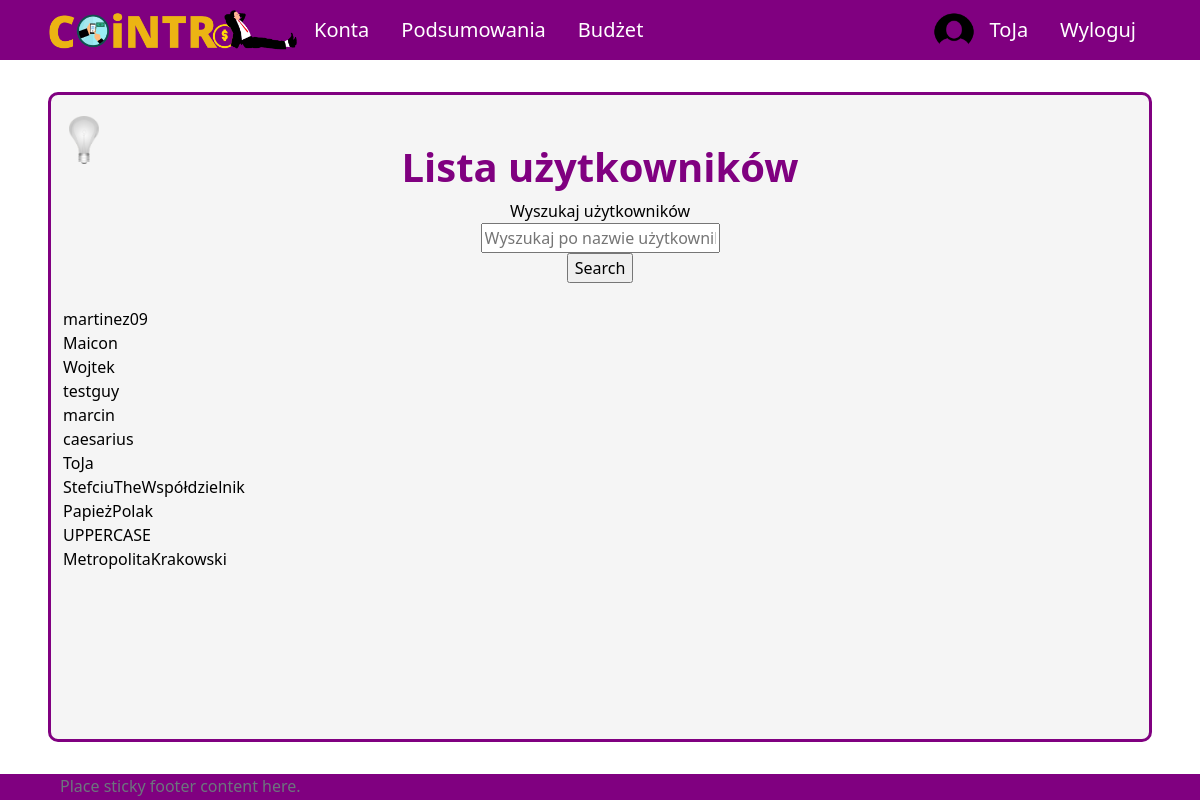
The app's page /profiles (signed in), older data.
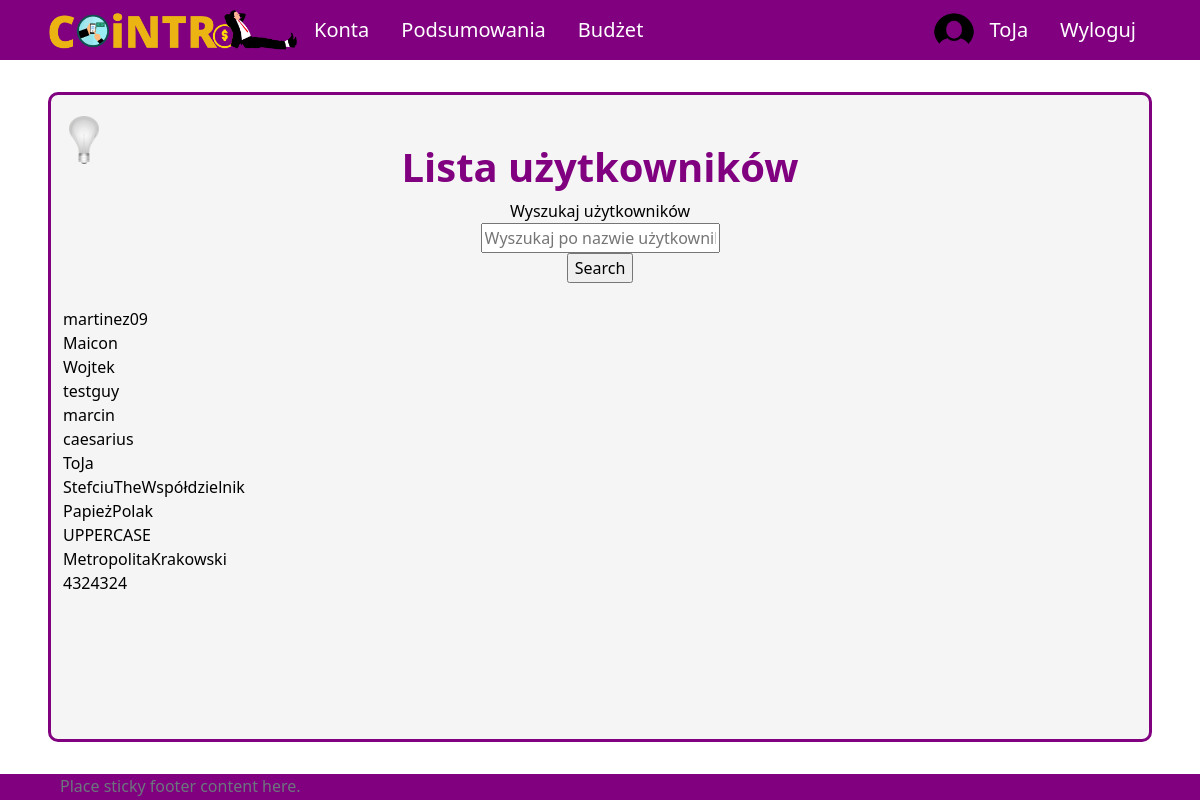
The same page, newer data.
### UsersApp/models.py (models this page shows, shortened)
class Profile(models.Model):
    user = models.OneToOneField(User, on_delete=models.CASCADE, null=True, blank=True)
    name = models.CharField(max_length=200, blank=True, null=True)
    email = models.EmailField(max_length=400, null=True, blank=True)
    username = models.CharField(max_length=200, blank=True, null=True)
    currency = models.ForeignKey('Currency', on_delete=models.SET_NULL, null=True)
    image = models.ImageField(null=True, blank=True)
    created = models.DateTimeField(auto_now_add=True)
    id = models.UUIDField(default=uuid.uuid4, unique=True,
                            primary_key=True, editable=False)

### UsersApp/views/user_views.py (the view)
# urls.py: path('profiles', views.allProfiles, name='profiles'),
@login_required(login_url='login')
def allProfiles(request):
    profiles = Profile.objects.all()
    search_query = ''
    if request.GET.get('search_query'):
        search_query = request.GET.get('search_query')
    profiles= Profile.objects.filter(username__icontains=search_query)
    context = {'search_query' : search_query, 'profiles' : profiles}
    return render(request, 'application/profiles-list.html', context)

### templates/application/profiles-list.html (shortened to what this page needs)
{% extends 'application/base.html' %}
{% block content %}
<div class="title">
    <h1>Lista użytkowników</h1>
</div>
<form method="GET" action="{% url 'profiles' %}">
    <label for="search-bar">Wyszukaj użytkowników </label>
    <input id="search-bar" type="text" name="search_query" value="{{search_query}}" placeholder="Wyszukaj po nazwie użytkownika" />
    <input type="submit" value="Search" />
</form>
<br />
{% for profile in profiles %}
    {{profile.username}}
    <br />
{% endfor%}
{% endblock %}

Row changes from the older to the newer data that the page shows:
added Profile: username "4324324"
